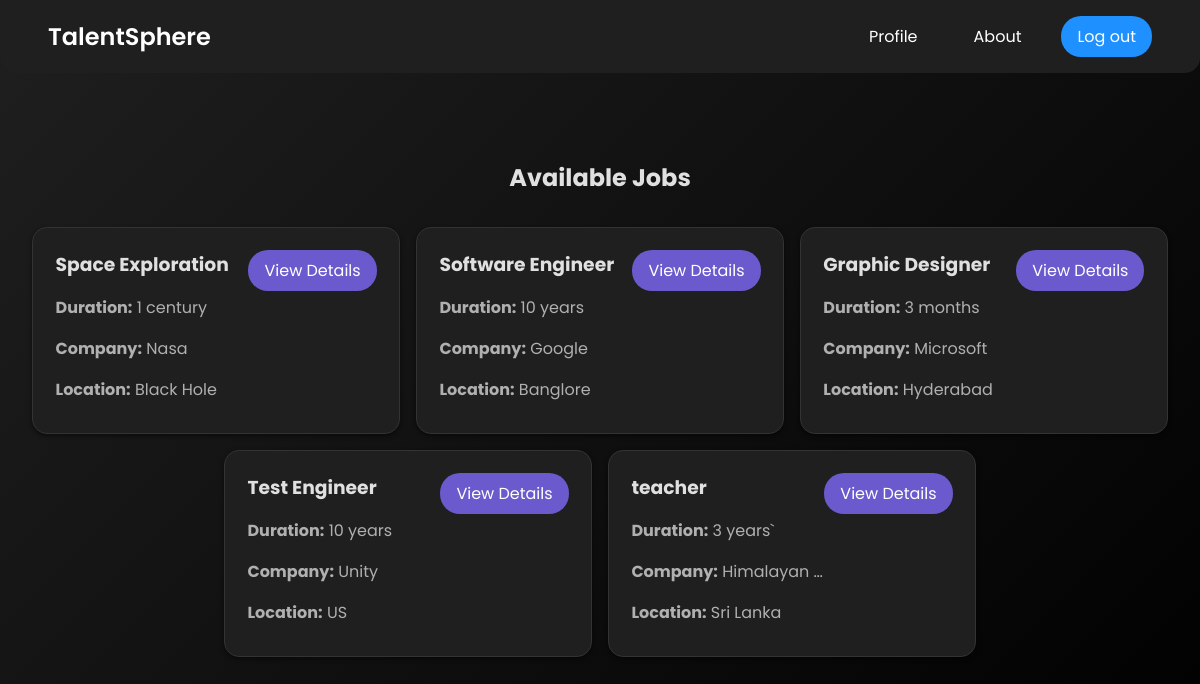
Page / (signed in) on the earlier database version.
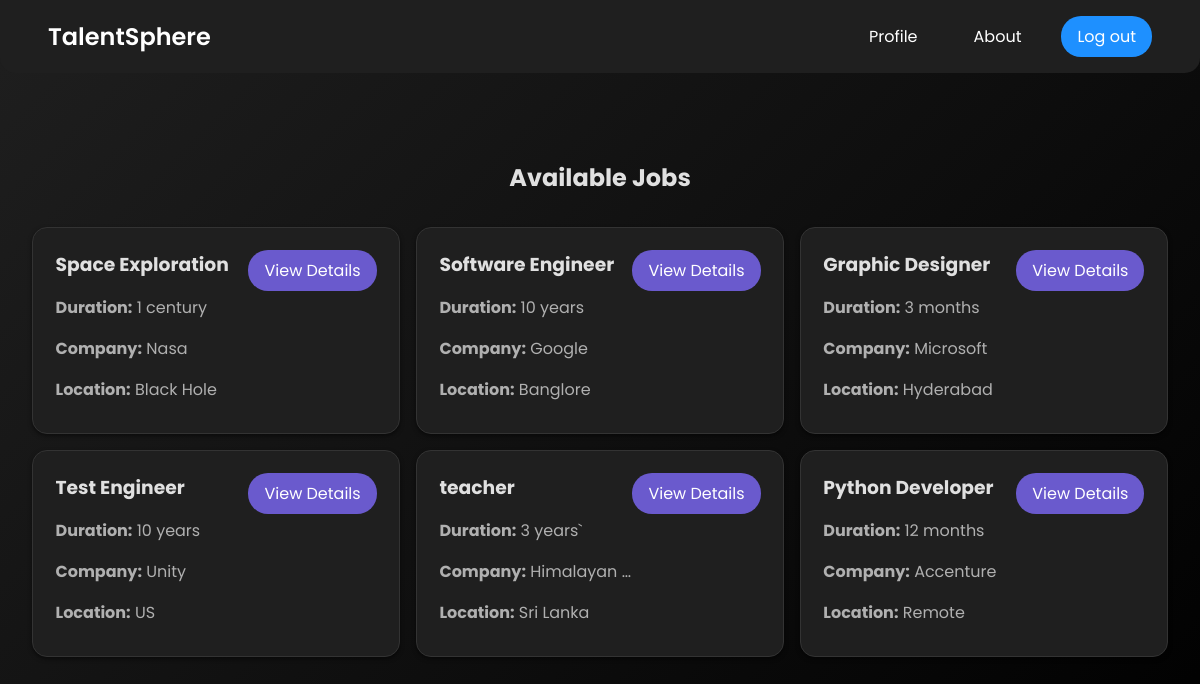
Same page on the later database version.
### base/models.py (models this page shows, shortened)
class Job_details(models.Model):
    user = models.ForeignKey(User, on_delete=models.CASCADE, blank=True, null=True)
    title = models.CharField(max_length=200)
    description = models.TextField(null=True, blank=True)
    duration = models.CharField(max_length=100)
    salary = models.CharField(max_length=100)
    location = models.CharField(max_length=200)
    company = models.CharField(max_length=200)
    about_the_role = models.TextField()
    requirements = models.TextField()
    perks = models.TextField()
    about_the_company = models.TextField()
    job_type = models.CharField(max_length=50, choices=[
        ('fulltime', 'Full Time'),
        ('halftime', 'Half Time'),
    ], default='fulltime')
    created = models.DateTimeField(auto_now_add=True)
    applicants = models.TextField(null=True, blank=True)  # Field to store applicants' usernames
    class Meta:
        ordering = ['created']

### base/views.py (the view)
# urls.py: path('', OpeningList.as_view(), name='listings'),
class OpeningList(LoginRequiredMixin, ListView):
    model = Job_details
    context_object_name = "opening"
    template_name = 'your_template.html'  # Ensure this matches your template path
    def get_context_data(self, **kwargs):
        context = super().get_context_data(**kwargs)
        user_details = get_object_or_404(User_Details, user=self.request.user)
        context['user_details'] = user_details
        if user_details.user_type == 'employer':
            context['employer_jobs'] = Job_details.objects.filter(user=self.request.user)
        return context

### base/templates/base/job_details_list.html (shortened to what this page needs)
<!DOCTYPE html>
<html lang="en">
<head>
    {% load static %}
    <link rel="stylesheet" href="https://cdnjs.cloudflare.com/ajax/libs/font-awesome/6.0.0-beta3/css/all.min.css">
    <link rel="stylesheet" href="{% static 'css/job_details_list.css' %}">
</head>
<body>
    <header>
        <nav class="navbar">
            <div class="logo">
                <a href="{% url 'listings' %}" class="logo-link">TalentSphere</a>
            </div>
            <div class="nav-links">
                <a href="{% url 'user_details' %}" class="nav-item">Profile</a>
                <a href="{% url 'about' %}" class="nav-item">About</a>
                <a href="{% url 'logout' %}" class="nav-item contact-btn">Log out</a>
            </div>
        </nav>
    </header>
    <div class="heading">
      <h1>TalentSphere</h1>
    </div>
    <main>
        <h2>
          {% if user_details.user_type == 'employee' %}
            Available Jobs
          {% elif user_details.user_type == 'employer' %}
            Your Job Postings
          {% else %}
            Job Details
          {% endif %}
        </h2>
        <div class="job-list" id="job-list">
          {% if user_details.user_type == 'employee' %}
            {% for jb in opening %}
              <div class="job-card" data-job-id="{{ jb.pk }}">
                <div class="job-info">
                  <div class="job-content">
                    <h3>{{ jb.title }}</h3>
                    <p><strong>Duration:</strong> {{ jb.duration }}</p>
                    <p><strong>Company:</strong> {{ jb.company }}</p>
                    <p><strong>Location:</strong> {{ jb.location }}</p>
                  </div>
                  <div class="button-container">
                    <a href="{% url 'listings-details' jb.pk %}" class="btn">View Details</a>
                  </div>
                </div>
              </div>
            {% empty %}
              <p>No job listings available.</p>
            {% endfor %}
          {% else %}
            <p>You are not authorized to view this content.</p>
          {% endif %}
        </div>
      </main>
</body>
</html>

Differences in the rows shown:
added Job_details: title "Python Developer", duration "12 months", company "Accenture", location "Remote"
